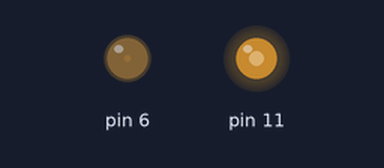
Simulated run of this sketch. Board: Arduino Uno, built with avr-gcc and run on an emulated ATmega328P. Parts: output pins drawn as LEDs (lit = HIGH).

Above: at 0.05 s.
At 1.3 s:
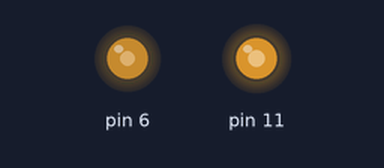
At 2.55 s:
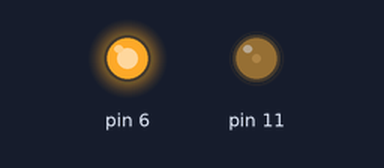
At 5.1 s:
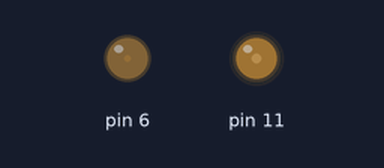
Timing chart, 0 to 6.6 s (numbered marks = the images above):
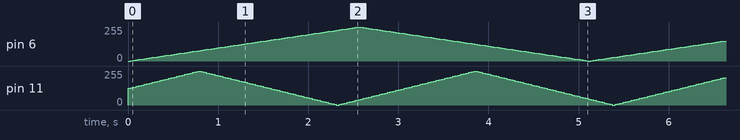

The sketch:

fading1.ino
```cpp
// old flash code
// void setup() {
//  // put your setup code here, to run once:
// pinMode(11, OUTPUT);
//}
//void loop() {
//  digitalWrite(11, HIGH);
//  delay(500);
//  digitalWrite(11, LOW);
//  delay(500);
//
//}

/* Fader class
 * fades an LED at configurable speed
 */
class Fader
{
  public:
   int led;
   int brightness;
   int fadeAmount;

   /* Fader constructor
    *  fader x(11,0,5);
    *  pin = 11;           // the PWM pin the LED is attached to
    *  brightness = 0;    // how bright the LED is
    *  fadeSpeed = 5;    // how many points to fade the LED by (must be a factor of 255)
    */
    Fader(int pin, int initialBrightness, int fadeSpeed) {
      led = pin;
      brightness = initialBrightness;
      fadeAmount = fadeSpeed;
      pinMode(led, OUTPUT);
    }

    // call this function every 30ms or so to update the LED value
    virtual void update() {
      analogWrite(led, brightness);

      // change the brightness for next time through the loop:
      brightness = brightness + fadeAmount;

      // reverse the direction of the fading at the ends of the fade:
      if (brightness <= 0 || brightness >= 255) {
        fadeAmount = -fadeAmount;
      }

    }
};

// declare our faders
Fader fader6(6, 0, 3); // pin 6, start at 0, increment by 3
Fader fader11(11, 125, 5); // pin 11, start at 125, increment by 5


// the setup routine runs once when you press reset:
void setup() {
}

// the loop routine runs over and over again forever:
void loop() {
  fader6.update();
  fader11.update();

  // wait for 30 milliseconds before re-looping (otherwise too fast)
  delay(30);
}
```
